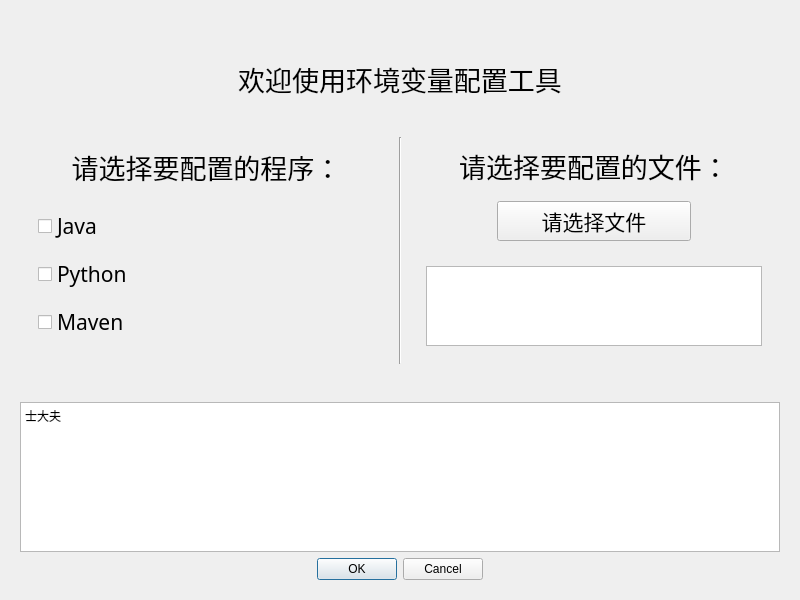
<?xml version="1.0" encoding="UTF-8"?>
<ui version="4.0">
 <class>Form</class>
 <widget class="QWidget" name="Form">
  <property name="geometry">
   <rect>
    <x>0</x>
    <y>0</y>
    <width>800</width>
    <height>600</height>
   </rect>
  </property>
  <property name="windowTitle">
   <string>Form</string>
  </property>
  <layout class="QVBoxLayout" name="verticalLayout" stretch="1,5,4">
   <property name="spacing">
    <number>20</number>
   </property>
   <property name="sizeConstraint">
    <enum>QLayout::SetDefaultConstraint</enum>
   </property>
   <property name="topMargin">
    <number>50</number>
   </property>
   <item>
    <widget class="QWidget" name="title" native="true">
     <property name="sizePolicy">
      <sizepolicy hsizetype="Preferred" vsizetype="Preferred">
       <horstretch>0</horstretch>
       <verstretch>0</verstretch>
      </sizepolicy>
     </property>
     <property name="layoutDirection">
      <enum>Qt::LeftToRight</enum>
     </property>
     <layout class="QVBoxLayout" name="verticalLayout_2">
      <item>
       <widget class="QLabel" name="text">
        <property name="sizePolicy">
         <sizepolicy hsizetype="Preferred" vsizetype="Preferred">
          <horstretch>0</horstretch>
          <verstretch>0</verstretch>
         </sizepolicy>
        </property>
        <property name="font">
         <font>
          <family>楷体</family>
          <pointsize>20</pointsize>
         </font>
        </property>
        <property name="text">
         <string>欢迎使用环境变量配置工具</string>
        </property>
        <property name="textFormat">
         <enum>Qt::AutoText</enum>
        </property>
        <property name="alignment">
         <set>Qt::AlignCenter</set>
        </property>
        <property name="indent">
         <number>0</number>
        </property>
       </widget>
      </item>
     </layout>
    </widget>
   </item>
   <item>
    <widget class="QWidget" name="widget_2" native="true">
     <layout class="QHBoxLayout" name="horizontalLayout" stretch="1,1,1">
      <item>
       <widget class="QWidget" name="widget_4" native="true">
        <layout class="QVBoxLayout" name="verticalLayout_3" stretch="2,8">
         <item>
          <widget class="QLabel" name="label_2">
           <property name="font">
            <font>
             <family>楷体</family>
             <pointsize>20</pointsize>
            </font>
           </property>
           <property name="text">
            <string>请选择要配置的程序：</string>
           </property>
           <property name="alignment">
            <set>Qt::AlignCenter</set>
           </property>
          </widget>
         </item>
         <item>
          <widget class="QWidget" name="widget_6" native="true">
           <layout class="QVBoxLayout" name="verticalLayout_4">
            <item>
             <widget class="QCheckBox" name="checkBox_java">
              <property name="font">
               <font>
                <family>楷体</family>
                <pointsize>16</pointsize>
                <weight>50</weight>
                <italic>false</italic>
                <bold>false</bold>
                <underline>false</underline>
                <strikeout>false</strikeout>
               </font>
              </property>
              <property name="text">
               <string>Java</string>
              </property>
             </widget>
            </item>
            <item>
             <widget class="QCheckBox" name="checkBox_python">
              <property name="font">
               <font>
                <family>楷体</family>
                <pointsize>16</pointsize>
               </font>
              </property>
              <property name="text">
               <string>Python</string>
              </property>
             </widget>
            </item>
            <item>
             <widget class="QCheckBox" name="checkBox_maven">
              <property name="font">
               <font>
                <family>楷体</family>
                <pointsize>16</pointsize>
               </font>
              </property>
              <property name="text">
               <string>Maven</string>
              </property>
             </widget>
            </item>
           </layout>
          </widget>
         </item>
        </layout>
       </widget>
      </item>
      <item>
       <widget class="Line" name="line">
        <property name="orientation">
         <enum>Qt::Vertical</enum>
        </property>
       </widget>
      </item>
      <item>
       <widget class="QWidget" name="widget_5" native="true">
        <layout class="QVBoxLayout" name="verticalLayout_5" stretch="2,3,5">
         <item>
          <widget class="QLabel" name="label_3">
           <property name="font">
            <font>
             <family>楷体</family>
             <pointsize>20</pointsize>
            </font>
           </property>
           <property name="text">
            <string>请选择要配置的文件：</string>
           </property>
           <property name="alignment">
            <set>Qt::AlignCenter</set>
           </property>
          </widget>
         </item>
         <item>
          <widget class="QWidget" name="widget_7" native="true">
           <layout class="QVBoxLayout" name="verticalLayout_6">
            <property name="spacing">
             <number>6</number>
            </property>
            <property name="leftMargin">
             <number>80</number>
            </property>
            <property name="rightMargin">
             <number>80</number>
            </property>
            <item>
             <widget class="QPushButton" name="choose_file">
              <property name="font">
               <font>
                <family>楷体</family>
                <pointsize>16</pointsize>
               </font>
              </property>
              <property name="text">
               <string>请选择文件</string>
              </property>
             </widget>
            </item>
           </layout>
          </widget>
         </item>
         <item>
          <widget class="QWidget" name="widget" native="true">
           <layout class="QVBoxLayout" name="verticalLayout_8">
            <item>
             <widget class="QTextEdit" name="file_selected_area"/>
            </item>
           </layout>
          </widget>
         </item>
        </layout>
       </widget>
      </item>
     </layout>
    </widget>
   </item>
   <item>
    <widget class="QWidget" name="widget_3" native="true">
     <layout class="QVBoxLayout" name="verticalLayout_7">
      <item>
       <widget class="QTextBrowser" name="output_area">
        <property name="html">
         <string>&lt;!DOCTYPE HTML PUBLIC &quot;-//W3C//DTD HTML 4.0//EN&quot; &quot;http://www.w3.org/TR/REC-html40/strict.dtd&quot;&gt;
&lt;html&gt;&lt;head&gt;&lt;meta name=&quot;qrichtext&quot; content=&quot;1&quot; /&gt;&lt;style type=&quot;text/css&quot;&gt;
p, li { white-space: pre-wrap; }
&lt;/style&gt;&lt;/head&gt;&lt;body style=&quot; font-family:'SimSun'; font-size:9pt; font-weight:400; font-style:normal;&quot;&gt;
&lt;p style=&quot; margin-top:0px; margin-bottom:0px; margin-left:0px; margin-right:0px; -qt-block-indent:0; text-indent:0px;&quot;&gt;士大夫&lt;/p&gt;&lt;/body&gt;&lt;/html&gt;</string>
        </property>
       </widget>
      </item>
      <item>
       <widget class="QDialogButtonBox" name="buttonBox">
        <property name="standardButtons">
         <set>QDialogButtonBox::Cancel|QDialogButtonBox::Ok</set>
        </property>
        <property name="centerButtons">
         <bool>true</bool>
        </property>
       </widget>
      </item>
     </layout>
    </widget>
   </item>
  </layout>
 </widget>
 <resources/>
 <connections>
  <connection>
   <sender>buttonBox</sender>
   <signal>accepted()</signal>
   <receiver>output_area</receiver>
   <slot>clear()</slot>
   <hints>
    <hint type="sourcelabel">
     <x>378</x>
     <y>567</y>
    </hint>
    <hint type="destinationlabel">
     <x>289</x>
     <y>502</y>
    </hint>
   </hints>
  </connection>
 </connections>
</ui>
